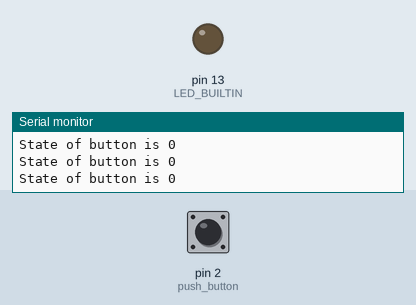
This sketch was run on a simulated Arduino Uno, built with avr-gcc and run on an emulated ATmega328P. On the bench: output pins drawn as LEDs (lit = HIGH), the last lines printed to the serial monitor. The inputs (shaded band) are chosen by the test bench; at power-on: pin 2 (push_button) LOW.

Above: at 1.2 s.
1.3 s: pin 2 (push_button) pulled HIGH for 0.15 s
At 1.39 s:
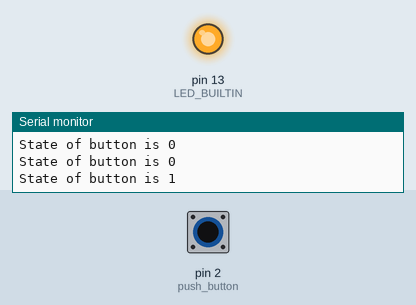
2.9 s: pin 2 (push_button) pulled HIGH for 3.2 s
At 7.4 s:
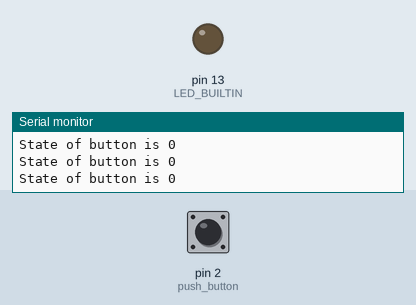
Timing chart, 0 to 8.9 s (numbered marks = the images above; inputs shaded):
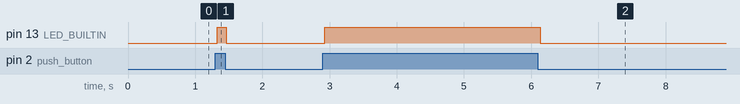

Measured:
- after the input at 1.3 s, pin 13 (LED_BUILTIN): LOW → HIGH at once, → LOW 0.14 s later
- after the input at 2.9 s, pin 13 (LED_BUILTIN): LOW → HIGH at once, → LOW 3.2 s later

The sketch:

Push_button_blink.ino
```cpp
int push_button = 2;

void setup() {
  pinMode(LED_BUILTIN, OUTPUT);
  pinMode(push_button, INPUT);
  Serial.begin(9600);
}

void loop() {
  int button_state = digitalRead(push_button);
  Serial.print("State of button is ");
  Serial.println(button_state);
  if(button_state){
    digitalWrite(LED_BUILTIN, HIGH);
  }
  else{
    digitalWrite(LED_BUILTIN, LOW);
  }
  delay(10);
}
```
